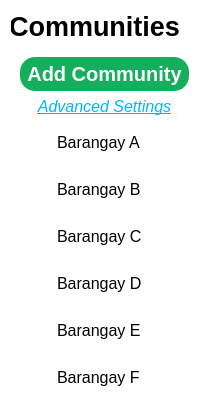
               <widget class="QFrame" name="frame_2">
                <property name="styleSheet">
                 <string notr="true">QFrame {
	background-color: white;
	border: none;
	border-radius: 15;
}</string>
                </property>
                <property name="frameShape">
                 <enum>QFrame::StyledPanel</enum>
                </property>
                <property name="frameShadow">
                 <enum>QFrame::Raised</enum>
                </property>
                <layout class="QVBoxLayout" name="verticalLayout">
                 <item>
                  <widget class="QPushButton" name="communities_dropdown_2">
                   <property name="enabled">
                    <bool>true</bool>
                   </property>
                   <property name="minimumSize">
                    <size>
                     <width>0</width>
                     <height>30</height>
                    </size>
                   </property>
                   <property name="maximumSize">
                    <size>
                     <width>16777215</width>
                     <height>31</height>
                    </size>
                   </property>
                   <property name="font">
                    <font>
                     <pointsize>20</pointsize>
                     <weight>75</weight>
                     <bold>true</bold>
                    </font>
                   </property>
                   <property name="cursor">
                    <cursorShape>PointingHandCursor</cursorShape>
                   </property>
                   <property name="styleSheet">
                    <string notr="true">* {
	background-color: none;
	border: none;
	padding:0;
	margin-left:-20;
}</string>
                   </property>
                   <property name="text">
                    <string>Communities</string>
                   </property>
                   <property name="icon">
                    <iconset resource="resources.qrc">
                     <normaloff>:/ICONS/352021_arrow_drop down_icon.png</normaloff>
                     <normalon>:/ICONS/352023_arrow_drop_up_icon.png</normalon>:/ICONS/352021_arrow_drop down_icon.png</iconset>
                   </property>
                   <property name="iconSize">
                    <size>
                     <width>50</width>
                     <height>50</height>
                    </size>
                   </property>
                   <property name="checkable">
                    <bool>true</bool>
                   </property>
                   <property name="checked">
                    <bool>false</bool>
                   </property>
                   <property name="default">
                    <bool>false</bool>
                   </property>
                  </widget>
                 </item>
                 <item>
                  <widget class="QFrame" name="frame_5">
                   <property name="enabled">
                    <bool>true</bool>
                   </property>
                   <property name="frameShape">
                    <enum>QFrame::StyledPanel</enum>
                   </property>
                   <property name="frameShadow">
                    <enum>QFrame::Raised</enum>
                   </property>
                   <layout class="QHBoxLayout" name="horizontalLayout_18">
                    <item>
                     <layout class="QVBoxLayout" name="communities_dropdown">
                      <item>
                       <widget class="QPushButton" name="add_community_btn">
                        <property name="font">
                         <font>
                          <pointsize>15</pointsize>
                          <weight>75</weight>
                          <bold>true</bold>
                         </font>
                        </property>
                        <property name="cursor">
                         <cursorShape>PointingHandCursor</cursorShape>
                        </property>
                        <property name="styleSheet">
                         <string notr="true">QPushButton {
    background-color: #14AE5C;
    color: white;
    padding: 5px;
    border: none;
    border-radius: 15px;
}

QPushButton:hover {
    background-color: #12c753;
}

QPushButton:pressed {
    background-color: #10a84c;
}
</string>
                        </property>
                        <property name="text">
                         <string>Add Community</string>
                        </property>
                        <property name="icon">
                         <iconset resource="resources.qrc">
                          <normaloff>:/ICONS/460625174_1063840541791504_8083137884705313080_n.png</normaloff>:/ICONS/460625174_1063840541791504_8083137884705313080_n.png</iconset>
                        </property>
                        <property name="iconSize">
                         <size>
                          <width>35</width>
                          <height>35</height>
                         </size>
                        </property>
                        <property name="default">
                         <bool>false</bool>
                        </property>
                        <property name="flat">
                         <bool>false</bool>
                        </property>
                       </widget>
                      </item>
                      <item>
                       <widget class="QPushButton" name="advanced_settings_com">
                        <property name="font">
                         <font>
                          <pointsize>12</pointsize>
                          <italic>true</italic>
                          <underline>true</underline>
                         </font>
                        </property>
                        <property name="cursor">
                         <cursorShape>PointingHandCursor</cursorShape>
                        </property>
                        <property name="styleSheet">
                         <string notr="true"> * {
background-color: none;
color: none;
border: none;
color: #00B5FF;
}</string>
                        </property>
                        <property name="text">
                         <string>Advanced Settings</string>
                        </property>
                       </widget>
                      </item>
                      <item>
                       <layout class="QHBoxLayout" name="horizontalLayout_6">
                        <item>
                         <layout class="QHBoxLayout" name="horizontalLayout_5">
                          <item>
                           <widget class="QLabel" name="label_24">
                            <property name="minimumSize">
                             <size>
                              <width>31</width>
                              <height>31</height>
                             </size>
                            </property>
                            <property name="maximumSize">
                             <size>
                              <width>31</width>
                              <height>31</height>
                             </size>
                            </property>
                            <property name="text">
                             <string/>
                            </property>
                            <property name="pixmap">
                             <pixmap resource="resources.qrc">:/ICONS/pin-5-128.png</pixmap>
                            </property>
                            <property name="scaledContents">
                             <bool>true</bool>
                            </property>
                           </widget>
                          </item>
                          <item>
                           <widget class="QLabel" name="label_16">
                            <property name="font">
                             <font>
                              <pointsize>12</pointsize>
                              <weight>50</weight>
                              <bold>false</bold>
                             </font>
                            </property>
                            <property name="text">
                             <string>Barangay A</string>
                            </property>
                           </widget>
                          </item>
                         </layout>
                        </item>
                        <item>
                         <widget class="QPushButton" name="barangay_a_btn">
                          <property name="minimumSize">
                           <size>
                            <width>41</width>
                            <height>41</height>
                           </size>
                          </property>
                          <property name="maximumSize">
                           <size>
                            <width>41</width>
                            <height>41</height>
                           </size>
                          </property>
                          <property name="cursor">
                           <cursorShape>PointingHandCursor</cursorShape>
                          </property>
                          <property name="styleSheet">
                           <string notr="true">QPushButton{
	background-color: none;
	border: none;
}</string>
                          </property>
                          <property name="text">
                           <string/>
                          </property>
                          <property name="icon">
                           <iconset resource="resources.qrc">
                            <normaloff>:/ICONS/462544067_1241440546885630_5886192978905579196_n.png</normaloff>:/ICONS/462544067_1241440546885630_5886192978905579196_n.png</iconset>
                          </property>
                          <property name="iconSize">
                           <size>
                            <width>41</width>
                            <height>41</height>
                           </size>
                          </property>
                          <property name="checkable">
                           <bool>true</bool>
                          </property>
                         </widget>
                        </item>
                       </layout>
                      </item>
                      <item>
                       <layout class="QHBoxLayout" name="horizontalLayout_8">
                        <item>
                         <layout class="QHBoxLayout" name="horizontalLayout_7">
                          <item>
                           <widget class="QLabel" name="label_21">
                            <property name="minimumSize">
                             <size>
                              <width>31</width>
                              <height>31</height>
                             </size>
                            </property>
                            <property name="maximumSize">
                             <size>
                              <width>31</width>
                              <height>31</height>
                             </size>
                            </property>
                            <property name="text">
                             <string/>
                            </property>
                            <property name="pixmap">
                             <pixmap resource="resources.qrc">:/ICONS/pin-5-128.png</pixmap>
                            </property>
                            <property name="scaledContents">
                             <bool>true</bool>
                            </property>
                           </widget>
                          </item>
                          <item>
                           <widget class="QLabel" name="label_4">
                            <property name="font">
                             <font>
                              <pointsize>12</pointsize>
                              <weight>50</weight>
                              <bold>false</bold>
                             </font>
                            </property>
                            <property name="text">
                             <string>Barangay B</string>
                            </property>
                           </widget>
                          </item>
                         </layout>
                        </item>
                        <item>
                         <widget class="QPushButton" name="barangay_b_btn">
                          <property name="minimumSize">
                           <size>
                            <width>41</width>
                            <height>41</height>
                           </size>
                          </property>
                          <property name="maximumSize">
                           <size>
                            <width>41</width>
                            <height>41</height>
                           </size>
                          </property>
                          <property name="cursor">
                           <cursorShape>PointingHandCursor</cursorShape>
                          </property>
                          <property name="styleSheet">
                           <string notr="true">QPushButton{
	background-color: none;
	border: none;
}</string>
                          </property>
                          <property name="text">
                           <string/>
                          </property>
                          <property name="icon">
                           <iconset resource="resources.qrc">
                            <normaloff>:/ICONS/462544067_1241440546885630_5886192978905579196_n.png</normaloff>:/ICONS/462544067_1241440546885630_5886192978905579196_n.png</iconset>
                          </property>
                          <property name="iconSize">
                           <size>
                            <width>41</width>
                            <height>41</height>
                           </size>
                          </property>
                         </widget>
                        </item>
                       </layout>
                      </item>
                      <item>
                       <layout class="QHBoxLayout" name="horizontalLayout_10">
                        <item>
                         <layout class="QHBoxLayout" name="horizontalLayout_9">
                          <item>
                           <widget class="QLabel" name="label_22">
                            <property name="minimumSize">
                             <size>
                              <width>31</width>
                              <height>31</height>
                             </size>
                            </property>
                            <property name="maximumSize">
                             <size>
                              <width>31</width>
                              <height>31</height>
                             </size>
                            </property>
                            <property name="text">
                             <string/>
                            </property>
                            <property name="pixmap">
                             <pixmap resource="resources.qrc">:/ICONS/pin-5-128.png</pixmap>
                            </property>
                            <property name="scaledContents">
                             <bool>true</bool>
                            </property>
                           </widget>
                          </item>
                          <item>
                           <widget class="QLabel" name="label_5">
                            <property name="font">
                             <font>
                              <pointsize>12</pointsize>
                              <weight>50</weight>
                              <bold>false</bold>
                             </font>
                            </property>
                            <property name="text">
                             <string>Barangay C</string>
                            </property>
                           </widget>
                          </item>
                         </layout>
                        </item>
                        <item>
                         <widget class="QPushButton" name="barangay_c_btn">
                          <property name="minimumSize">
                           <size>
                            <width>41</width>
                            <height>41</height>
                           </size>
                          </property>
                          <property name="maximumSize">
                           <size>
                            <width>41</width>
                            <height>41</height>
                           </size>
                          </property>
                          <property name="cursor">
                           <cursorShape>PointingHandCursor</cursorShape>
                          </property>
                          <property name="styleSheet">
                           <string notr="true">QPushButton{
	background-color: none;
	border: none;
}</string>
                          </property>
                          <property name="text">
                           <string/>
                          </property>
                          <property name="icon">
                           <iconset resource="resources.qrc">
                            <normaloff>:/ICONS/462544067_1241440546885630_5886192978905579196_n.png</normaloff>:/ICONS/462544067_1241440546885630_5886192978905579196_n.png</iconset>
                          </property>
                          <property name="iconSize">
                           <size>
                            <width>41</width>
                            <height>41</height>
                           </size>
                          </property>
                         </widget>
                        </item>
                       </layout>
                      </item>
                      <item>
                       <layout class="QHBoxLayout" name="horizontalLayout_20">
                        <item>
                         <layout class="QHBoxLayout" name="horizontalLayout_21">
                          <item>
                           <widget class="QLabel" name="label_25">
                            <property name="minimumSize">
                             <size>
                              <width>31</width>
                              <height>31</height>
                             </size>
                            </property>
                            <property name="maximumSize">
                             <size>
                              <width>31</width>
                              <height>31</height>
                             </size>
                            </property>
                            <property name="text">
                             <string/>
                            </property>
                            <property name="pixmap">
                             <pixmap resource="resources.qrc">:/ICONS/pin-5-128.png</pixmap>
                            </property>
                            <property name="scaledContents">
                             <bool>true</bool>
                            </property>
                           </widget>
                          </item>
                          <item>
                           <widget class="QLabel" name="label_12">
                            <property name="font">
                             <font>
                              <pointsize>12</pointsize>
                              <weight>50</weight>
                              <bold>false</bold>
                             </font>
                            </property>
                            <property name="text">
                             <string>Barangay D</string>
                            </property>
                           </widget>
                          </item>
                         </layout>
                        </item>
                        <item>
                         <widget class="QPushButton" name="barangay_d_btn">
                          <property name="minimumSize">
                           <size>
                            <width>41</width>
                            <height>41</height>
                           </size>
                          </property>
                          <property name="maximumSize">
                           <size>
                            <width>41</width>
                            <height>41</height>
                           </size>
                          </property>
                          <property name="cursor">
                           <cursorShape>PointingHandCursor</cursorShape>
                          </property>
                          <property name="styleSheet">
                           <string notr="true">QPushButton{
	background-color: none;
	border: none;
}</string>
                          </property>
                          <property name="text">
                           <string/>
                          </property>
                          <property name="icon">
                           <iconset resource="resources.qrc">
                            <normaloff>:/ICONS/462544067_1241440546885630_5886192978905579196_n.png</normaloff>:/ICONS/462544067_1241440546885630_5886192978905579196_n.png</iconset>
                          </property>
                          <property name="iconSize">
                           <size>
                            <width>41</width>
                            <height>41</height>
                           </size>
                          </property>
                         </widget>
                        </item>
                       </layout>
                      </item>
                      <item>
                       <layout class="QHBoxLayout" name="horizontalLayout_12">
                        <item>
                         <layout class="QHBoxLayout" name="horizontalLayout_11">
                          <item>
                           <widget class="QLabel" name="label_23">
                            <property name="minimumSize">
                             <size>
                              <width>31</width>
                              <height>31</height>
                             </size>
                            </property>
                            <property name="maximumSize">
                             <size>
                              <width>31</width>
                              <height>31</height>
                             </size>
                            </property>
                            <property name="text">
                             <string/>
                            </property>
                            <property name="pixmap">
                             <pixmap resource="resources.qrc">:/ICONS/pin-5-128.png</pixmap>
                            </property>
                            <property name="scaledContents">
                             <bool>true</bool>
                            </property>
                           </widget>
                          </item>
                          <item>
                           <widget class="QLabel" name="label_6">
                            <property name="font">
                             <font>
                              <pointsize>12</pointsize>
                              <weight>50</weight>
                              <bold>false</bold>
                             </font>
                            </property>
                            <property name="text">
                             <string>Barangay E</string>
                            </property>
                           </widget>
                          </item>
                         </layout>
                        </item>
                        <item>
                         <widget class="QPushButton" name="barangay_e_btn">
                          <property name="minimumSize">
                           <size>
                            <width>41</width>
                            <height>41</height>
                           </size>
                          </property>
                          <property name="maximumSize">
                           <size>
                            <width>41</width>
                            <height>41</height>
                           </size>
                          </property>
                          <property name="cursor">
                           <cursorShape>PointingHandCursor</cursorShape>
                          </property>
                          <property name="styleSheet">
                           <string notr="true">QPushButton{
	background-color: none;
	border: none;
}</string>
                          </property>
                          <property name="text">
                           <string/>
                          </property>
                          <property name="icon">
                           <iconset resource="resources.qrc">
                            <normaloff>:/ICONS/462544067_1241440546885630_5886192978905579196_n.png</normaloff>:/ICONS/462544067_1241440546885630_5886192978905579196_n.png</iconset>
                          </property>
                          <property name="iconSize">
                           <size>
                            <width>41</width>
                            <height>41</height>
                           </size>
                          </property>
                         </widget>
                        </item>
                       </layout>
                      </item>
                      <item>
                       <layout class="QHBoxLayout" name="horizontalLayout_22">
                        <item>
                         <layout class="QHBoxLayout" name="horizontalLayout_23">
                          <item>
                           <widget class="QLabel" name="label_26">
                            <property name="minimumSize">
                             <size>
                              <width>31</width>
                              <height>31</height>
                             </size>
                            </property>
                            <property name="maximumSize">
                             <size>
                              <width>31</width>
                              <height>31</height>
                             </size>
                            </property>
                            <property name="text">
                             <string/>
                            </property>
                            <property name="pixmap">
                             <pixmap resource="resources.qrc">:/ICONS/pin-5-128.png</pixmap>
                            </property>
                            <property name="scaledContents">
                             <bool>true</bool>
                            </property>
                           </widget>
                          </item>
                          <item>
                           <widget class="QLabel" name="label_13">
                            <property name="font">
                             <font>
                              <pointsize>12</pointsize>
                              <weight>50</weight>
                              <bold>false</bold>
                             </font>
                            </property>
                            <property name="text">
                             <string>Barangay F</string>
                            </property>
                           </widget>
                          </item>
                         </layout>
                        </item>
                        <item>
                         <widget class="QPushButton" name="barangay_f_btn">
                          <property name="minimumSize">
                           <size>
                            <width>41</width>
                            <height>41</height>
                           </size>
                          </property>
                          <property name="maximumSize">
                           <size>
                            <width>41</width>
                            <height>41</height>
                           </size>
                          </property>
                          <property name="cursor">
                           <cursorShape>PointingHandCursor</cursorShape>
                          </property>
                          <property name="styleSheet">
                           <string notr="true">QPushButton{
	background-color: none;
	border: none;
}</string>
                          </property>
                          <property name="text">
                           <string/>
                          </property>
                          <property name="icon">
                           <iconset resource="resources.qrc">
                            <normaloff>:/ICONS/462544067_1241440546885630_5886192978905579196_n.png</normaloff>:/ICONS/462544067_1241440546885630_5886192978905579196_n.png</iconset>
                          </property>
                          <property name="iconSize">
                           <size>
                            <width>41</width>
                            <height>41</height>
                           </size>
                          </property>
                         </widget>
                        </item>
                       </layout>
                      </item>
                     </layout>
                    </item>
                   </layout>
                  </widget>
                 </item>
                </layout>
               </widget>
